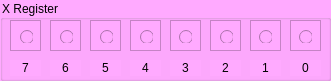
   <widget class="QGroupBox" name="groupBox_XReg">
    <property name="geometry">
     <rect>
      <x>720</x>
      <y>100</y>
      <width>331</width>
      <height>81</height>
     </rect>
    </property>
    <property name="styleSheet">
     <string notr="true">background-color: rgb(255, 170, 255);</string>
    </property>
    <property name="title">
     <string>X Register</string>
    </property>
    <widget class="QFrame" name="frame_25">
     <property name="geometry">
      <rect>
       <x>50</x>
       <y>20</y>
       <width>31</width>
       <height>31</height>
      </rect>
     </property>
     <property name="frameShape">
      <enum>QFrame::StyledPanel</enum>
     </property>
     <property name="frameShadow">
      <enum>QFrame::Sunken</enum>
     </property>
     <property name="lineWidth">
      <number>0</number>
     </property>
     <property name="midLineWidth">
      <number>0</number>
     </property>
     <widget class="QRadioButton" name="radioButton_XReg6">
      <property name="geometry">
       <rect>
        <x>10</x>
        <y>10</y>
        <width>13</width>
        <height>13</height>
       </rect>
      </property>
      <property name="font">
       <font>
        <pointsize>6</pointsize>
       </font>
      </property>
      <property name="text">
       <string/>
      </property>
     </widget>
    </widget>
    <widget class="QFrame" name="frame_26">
     <property name="geometry">
      <rect>
       <x>90</x>
       <y>20</y>
       <width>31</width>
       <height>31</height>
      </rect>
     </property>
     <property name="frameShape">
      <enum>QFrame::StyledPanel</enum>
     </property>
     <property name="frameShadow">
      <enum>QFrame::Sunken</enum>
     </property>
     <property name="lineWidth">
      <number>5</number>
     </property>
     <property name="midLineWidth">
      <number>0</number>
     </property>
     <widget class="QRadioButton" name="radioButton_XReg5">
      <property name="geometry">
       <rect>
        <x>10</x>
        <y>10</y>
        <width>13</width>
        <height>13</height>
       </rect>
      </property>
      <property name="font">
       <font>
        <pointsize>6</pointsize>
       </font>
      </property>
      <property name="text">
       <string/>
      </property>
     </widget>
    </widget>
    <widget class="QFrame" name="frame_27">
     <property name="geometry">
      <rect>
       <x>130</x>
       <y>20</y>
       <width>31</width>
       <height>31</height>
      </rect>
     </property>
     <property name="frameShape">
      <enum>QFrame::StyledPanel</enum>
     </property>
     <property name="frameShadow">
      <enum>QFrame::Sunken</enum>
     </property>
     <property name="lineWidth">
      <number>5</number>
     </property>
     <property name="midLineWidth">
      <number>0</number>
     </property>
     <widget class="QRadioButton" name="radioButton_XReg4">
      <property name="geometry">
       <rect>
        <x>10</x>
        <y>10</y>
        <width>13</width>
        <height>13</height>
       </rect>
      </property>
      <property name="font">
       <font>
        <pointsize>6</pointsize>
       </font>
      </property>
      <property name="text">
       <string/>
      </property>
     </widget>
    </widget>
    <widget class="QFrame" name="frame_28">
     <property name="geometry">
      <rect>
       <x>170</x>
       <y>20</y>
       <width>31</width>
       <height>31</height>
      </rect>
     </property>
     <property name="frameShape">
      <enum>QFrame::StyledPanel</enum>
     </property>
     <property name="frameShadow">
      <enum>QFrame::Sunken</enum>
     </property>
     <property name="lineWidth">
      <number>5</number>
     </property>
     <property name="midLineWidth">
      <number>0</number>
     </property>
     <widget class="QRadioButton" name="radioButton_XReg3">
      <property name="geometry">
       <rect>
        <x>9</x>
        <y>10</y>
        <width>13</width>
        <height>13</height>
       </rect>
      </property>
      <property name="font">
       <font>
        <pointsize>6</pointsize>
       </font>
      </property>
      <property name="text">
       <string/>
      </property>
     </widget>
    </widget>
    <widget class="QFrame" name="frame_29">
     <property name="geometry">
      <rect>
       <x>210</x>
       <y>20</y>
       <width>31</width>
       <height>31</height>
      </rect>
     </property>
     <property name="frameShape">
      <enum>QFrame::StyledPanel</enum>
     </property>
     <property name="frameShadow">
      <enum>QFrame::Sunken</enum>
     </property>
     <property name="lineWidth">
      <number>5</number>
     </property>
     <property name="midLineWidth">
      <number>0</number>
     </property>
     <widget class="QRadioButton" name="radioButton_XReg2">
      <property name="geometry">
       <rect>
        <x>10</x>
        <y>10</y>
        <width>13</width>
        <height>13</height>
       </rect>
      </property>
      <property name="font">
       <font>
        <pointsize>6</pointsize>
       </font>
      </property>
      <property name="text">
       <string/>
      </property>
     </widget>
    </widget>
    <widget class="QFrame" name="frame_30">
     <property name="geometry">
      <rect>
       <x>250</x>
       <y>20</y>
       <width>31</width>
       <height>31</height>
      </rect>
     </property>
     <property name="frameShape">
      <enum>QFrame::StyledPanel</enum>
     </property>
     <property name="frameShadow">
      <enum>QFrame::Sunken</enum>
     </property>
     <property name="lineWidth">
      <number>5</number>
     </property>
     <property name="midLineWidth">
      <number>0</number>
     </property>
     <widget class="QRadioButton" name="radioButton_XReg1">
      <property name="geometry">
       <rect>
        <x>9</x>
        <y>10</y>
        <width>13</width>
        <height>13</height>
       </rect>
      </property>
      <property name="font">
       <font>
        <pointsize>6</pointsize>
       </font>
      </property>
      <property name="text">
       <string/>
      </property>
     </widget>
    </widget>
    <widget class="QFrame" name="frame_31">
     <property name="geometry">
      <rect>
       <x>290</x>
       <y>20</y>
       <width>31</width>
       <height>31</height>
      </rect>
     </property>
     <property name="frameShape">
      <enum>QFrame::StyledPanel</enum>
     </property>
     <property name="frameShadow">
      <enum>QFrame::Sunken</enum>
     </property>
     <property name="lineWidth">
      <number>5</number>
     </property>
     <property name="midLineWidth">
      <number>0</number>
     </property>
     <widget class="QRadioButton" name="radioButton_XReg0">
      <property name="geometry">
       <rect>
        <x>9</x>
        <y>10</y>
        <width>13</width>
        <height>13</height>
       </rect>
      </property>
      <property name="font">
       <font>
        <pointsize>6</pointsize>
       </font>
      </property>
      <property name="text">
       <string/>
      </property>
     </widget>
    </widget>
    <widget class="QFrame" name="frame_32">
     <property name="geometry">
      <rect>
       <x>10</x>
       <y>20</y>
       <width>31</width>
       <height>31</height>
      </rect>
     </property>
     <property name="frameShape">
      <enum>QFrame::StyledPanel</enum>
     </property>
     <property name="frameShadow">
      <enum>QFrame::Sunken</enum>
     </property>
     <property name="lineWidth">
      <number>1</number>
     </property>
     <property name="midLineWidth">
      <number>0</number>
     </property>
     <widget class="QRadioButton" name="radioButton_XReg7">
      <property name="geometry">
       <rect>
        <x>10</x>
        <y>10</y>
        <width>13</width>
        <height>13</height>
       </rect>
      </property>
      <property name="font">
       <font>
        <pointsize>6</pointsize>
       </font>
      </property>
      <property name="text">
       <string/>
      </property>
     </widget>
    </widget>
    <widget class="QLabel" name="label_27">
     <property name="geometry">
      <rect>
       <x>10</x>
       <y>60</y>
       <width>31</width>
       <height>16</height>
      </rect>
     </property>
     <property name="text">
      <string>7</string>
     </property>
     <property name="alignment">
      <set>Qt::AlignCenter</set>
     </property>
    </widget>
    <widget class="QLabel" name="label_28">
     <property name="geometry">
      <rect>
       <x>50</x>
       <y>60</y>
       <width>31</width>
       <height>16</height>
      </rect>
     </property>
     <property name="text">
      <string>6</string>
     </property>
     <property name="alignment">
      <set>Qt::AlignCenter</set>
     </property>
    </widget>
    <widget class="QLabel" name="label_29">
     <property name="geometry">
      <rect>
       <x>90</x>
       <y>60</y>
       <width>31</width>
       <height>16</height>
      </rect>
     </property>
     <property name="text">
      <string>5</string>
     </property>
     <property name="alignment">
      <set>Qt::AlignCenter</set>
     </property>
    </widget>
    <widget class="QLabel" name="label_30">
     <property name="geometry">
      <rect>
       <x>130</x>
       <y>60</y>
       <width>31</width>
       <height>16</height>
      </rect>
     </property>
     <property name="text">
      <string>4</string>
     </property>
     <property name="alignment">
      <set>Qt::AlignCenter</set>
     </property>
    </widget>
    <widget class="QLabel" name="label_31">
     <property name="geometry">
      <rect>
       <x>170</x>
       <y>60</y>
       <width>31</width>
       <height>16</height>
      </rect>
     </property>
     <property name="text">
      <string>3</string>
     </property>
     <property name="alignment">
      <set>Qt::AlignCenter</set>
     </property>
    </widget>
    <widget class="QLabel" name="label_32">
     <property name="geometry">
      <rect>
       <x>210</x>
       <y>60</y>
       <width>31</width>
       <height>16</height>
      </rect>
     </property>
     <property name="text">
      <string>2</string>
     </property>
     <property name="alignment">
      <set>Qt::AlignCenter</set>
     </property>
    </widget>
    <widget class="QLabel" name="label_33">
     <property name="geometry">
      <rect>
       <x>250</x>
       <y>60</y>
       <width>31</width>
       <height>16</height>
      </rect>
     </property>
     <property name="text">
      <string>1</string>
     </property>
     <property name="alignment">
      <set>Qt::AlignCenter</set>
     </property>
    </widget>
    <widget class="QLabel" name="label_34">
     <property name="geometry">
      <rect>
       <x>290</x>
       <y>60</y>
       <width>31</width>
       <height>16</height>
      </rect>
     </property>
     <property name="text">
      <string>0</string>
     </property>
     <property name="alignment">
      <set>Qt::AlignCenter</set>
     </property>
    </widget>
   </widget>
